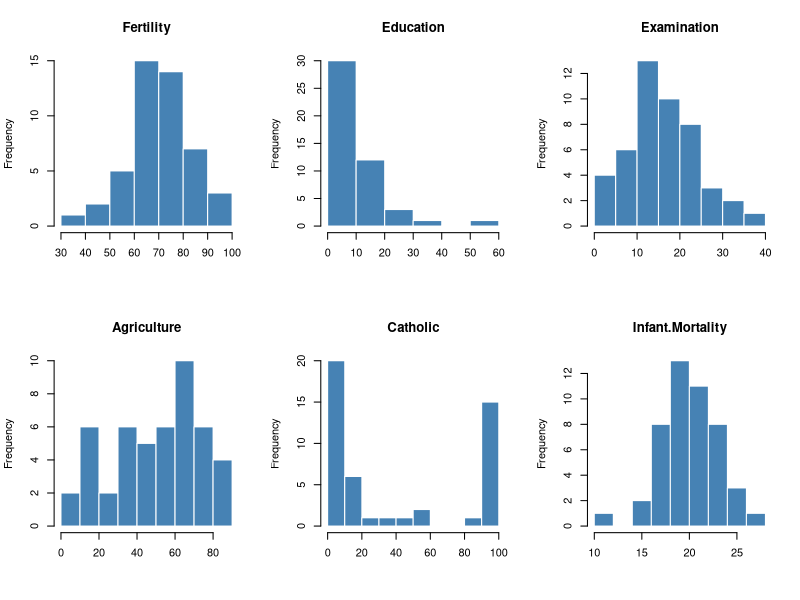
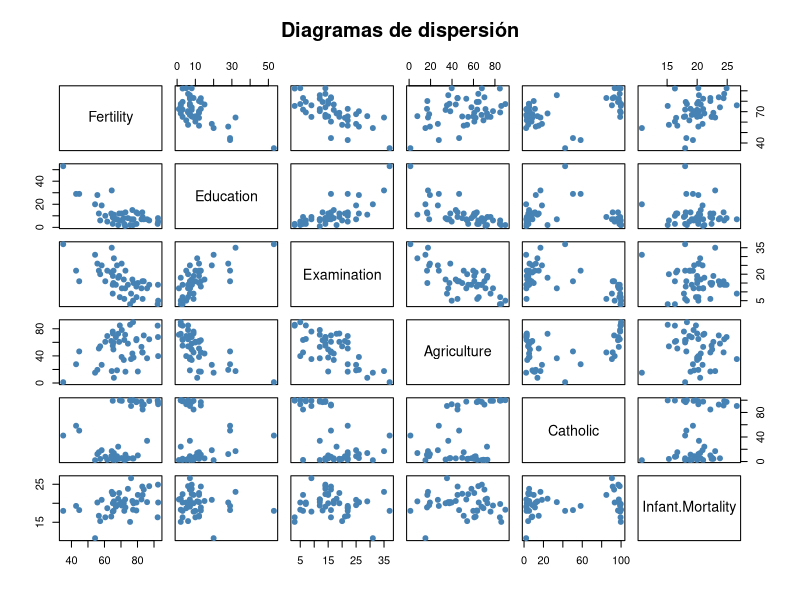
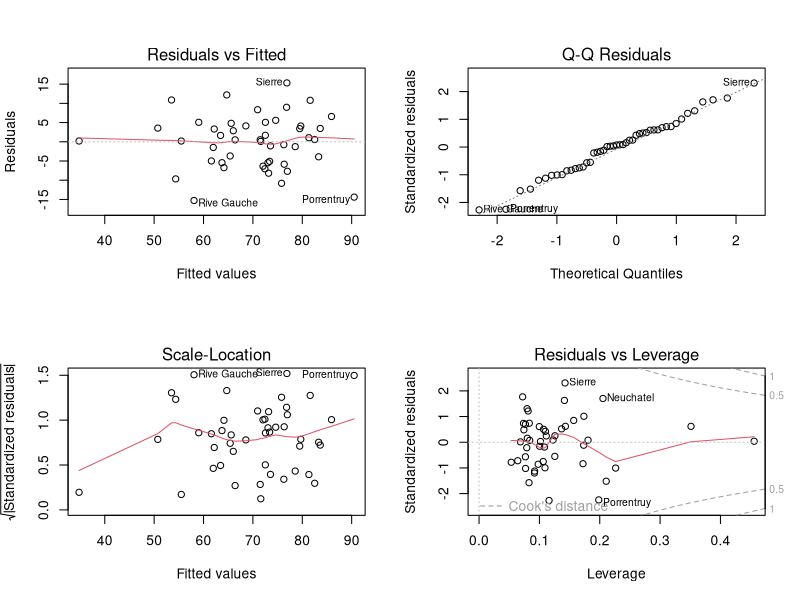
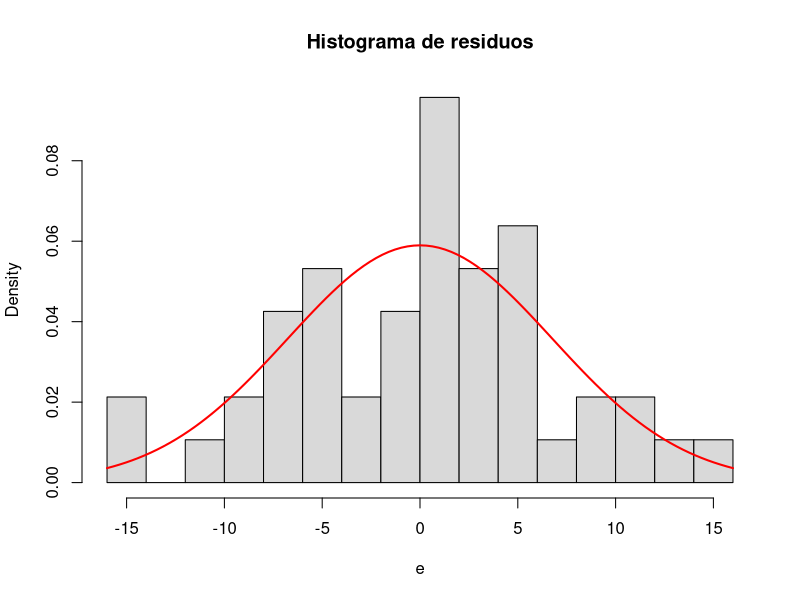

Generate these figures, in order, with R:
# =====================================================================
# Econometría II - Examen Parcial I (2026)
# Modelo de corte transversal: determinantes de la FECUNDIDAD
# Datos: 'swiss' (viene incluido en R, no hay que descargar nada)
#        47 provincias francófonas de Suiza, c. 1888
# =====================================================================

# ---- Paquetes (se instalan solos si faltan) --------------------------
for (p in c("lmtest", "car")) {
  if (!requireNamespace(p, quietly = TRUE)) install.packages(p)
  library(p, character.only = TRUE)
}

# =====================================================================
# (a) ESPECIFICACIÓN DEL MODELO
# =====================================================================
# Teoría: modelo de fecundidad de Becker (cantidad vs. calidad de hijos)
# y transición demográfica.
#
# Fertility        : índice de fecundidad general (Ig), variable dependiente
# Education        : % de reclutas con educación más allá de la primaria (-)
#                    Más capital humano -> mayor costo de oportunidad del
#                    tiempo -> menos hijos, más "calidad".
# Examination      : % de reclutas con nota más alta en el examen militar (-)
#                    Proxy de nivel/calidad educativa y modernización.
# Agriculture      : % de hombres ocupados en agricultura (+)
#                    Los hijos son mano de obra en economías agrarias.
#                    (OJO: en estos datos suele salir negativo; si pasa,
#                    coméntelo como hallazgo contrario a la teoría.)
# Catholic         : % de población católica (+)
#                    Normas culturales pro-natalistas.
# Infant.Mortality : nacidos vivos que mueren antes del año, % (+)
#                    Efecto "reemplazo/seguro": más mortalidad infantil ->
#                    más nacimientos para compensar.
#
# Modelo poblacional:
# Fertility_i = b0 + b1*Education_i + b2*Examination_i + b3*Agriculture_i
#               + b4*Catholic_i + b5*Infant.Mortality_i + u_i
#
# Signos esperados: b1<0, b2<0, b3>0, b4>0, b5>0
# Hipótesis (por coeficiente):  H0: bj = 0   vs   H1: bj != 0

data(swiss)
datos <- swiss
cat("\nObservaciones:", nrow(datos), "\n")
str(datos)

# =====================================================================
# (b) ANÁLISIS DESCRIPTIVO CON TESTS ESTADÍSTICOS
# =====================================================================
vars <- c("Fertility", "Education", "Examination",
          "Agriculture", "Catholic", "Infant.Mortality")
X <- datos[, vars]

asimetria <- function(x) { m <- mean(x); mean((x - m)^3) / (mean((x - m)^2))^1.5 }
curtosis  <- function(x) { m <- mean(x); mean((x - m)^4) / (mean((x - m)^2))^2 }

desc <- data.frame(
  Media    = sapply(X, mean),
  Mediana  = sapply(X, median),
  DesvEst  = sapply(X, sd),
  CV       = sapply(X, function(x) sd(x) / mean(x)),
  Min      = sapply(X, min),
  Max      = sapply(X, max),
  Asimetria = sapply(X, asimetria),
  Curtosis  = sapply(X, curtosis),
  ShapiroW = sapply(X, function(x) shapiro.test(x)$statistic),
  ShapiroP = sapply(X, function(x) shapiro.test(x)$p.value)
)
cat("\n--- Estadísticos descriptivos y test de normalidad (Shapiro-Wilk) ---\n")
print(round(desc, 4))
# H0 Shapiro: la variable es normal. p < 0.05 -> se rechaza normalidad.

cat("\n--- Matriz de correlaciones ---\n")
print(round(cor(X), 3))

cat("\n--- Test de correlación de Pearson de cada X con Fertility ---\n")
for (v in vars[-1]) {
  ct <- cor.test(X$Fertility, X[[v]])
  cat(sprintf("%-17s r = %6.3f  t = %6.3f  p-valor = %.4f\n",
              v, ct$estimate, ct$statistic, ct$p.value))
}

# Gráficos descriptivos
par(mfrow = c(2, 3))
for (v in vars) hist(X[[v]], main = v, xlab = "", col = "steelblue", border = "white")
par(mfrow = c(1, 1))
pairs(X, main = "Diagramas de dispersión", pch = 19, col = "steelblue")

# =====================================================================
# (c) ESTIMACIÓN DE LOS PARÁMETROS (MCO)
# =====================================================================
modelo <- lm(Fertility ~ Education + Examination + Agriculture +
               Catholic + Infant.Mortality, data = datos)
res <- summary(modelo)
cat("\n--- Resultados de la estimación MCO ---\n")
print(res)
cat("\nIntervalos de confianza al 95%:\n")
print(round(confint(modelo), 4))

# =====================================================================
# (d) TABLA ANOVA
# =====================================================================
y    <- datos$Fertility
n    <- nobs(modelo)
k    <- length(coef(modelo)) - 1          # regresores (sin constante)
gl_r <- n - k - 1
SCT  <- sum((y - mean(y))^2)
SCE  <- sum((fitted(modelo) - mean(y))^2) # suma de cuadrados explicada
SCR  <- sum(resid(modelo)^2)              # suma de cuadrados residual
CME  <- SCE / k
CMR  <- SCR / gl_r
Fcal <- CME / CMR

anova_tab <- data.frame(
  Fuente = c("Regresión", "Residual", "Total"),
  SC     = c(SCE, SCR, SCT),
  gl     = c(k, gl_r, n - 1),
  CM     = c(CME, CMR, NA),
  F      = c(Fcal, NA, NA),
  Pvalor = c(pf(Fcal, k, gl_r, lower.tail = FALSE), NA, NA)
)
cat("\n--- Tabla ANOVA ---\n")
print(anova_tab, digits = 5, row.names = FALSE, na.print = "")
cat(sprintf("\nR2 = %.4f | R2 ajustado = %.4f | Error estándar residual = %.4f\n",
            res$r.squared, res$adj.r.squared, sqrt(CMR)))

# =====================================================================
# (e) SIGNIFICANCIA INDIVIDUAL (test t)
# =====================================================================
# H0: bj = 0  vs  H1: bj != 0   | Rechazo si |t| > t crítico
alfa <- 0.05
tcrit <- qt(1 - alfa / 2, gl_r)
tab_t <- data.frame(
  Coef      = coef(modelo),
  ErrorEst  = res$coefficients[, 2],
  t_calc    = res$coefficients[, 3],
  t_crit    = tcrit,
  Pvalor    = res$coefficients[, 4],
  Decision  = ifelse(abs(res$coefficients[, 3]) > tcrit,
                     "Rechaza H0 (significativo)", "No rechaza H0")
)
signo_esp <- c(NA, "-", "-", "+", "+", "+")
tab_t$SignoEsperado <- signo_esp
tab_t$SignoObtenido <- ifelse(coef(modelo) > 0, "+", "-")
cat("\n--- Significancia individual (alfa = 5%) ---\n")
print(round_df <- within(tab_t, {
  Coef <- round(Coef, 4); ErrorEst <- round(ErrorEst, 4)
  t_calc <- round(t_calc, 3); t_crit <- round(t_crit, 3)
  Pvalor <- round(Pvalor, 4)
}))

# =====================================================================
# (f) SIGNIFICANCIA GLOBAL (test F)
# =====================================================================
# H0: b1 = b2 = b3 = b4 = b5 = 0   vs   H1: al menos un bj != 0
Fcrit <- qf(1 - alfa, k, gl_r)
cat("\n--- Significancia global ---\n")
cat(sprintf("F calculado = %.3f | F crítico (%d, %d; 5%%) = %.3f | p-valor = %.6f\n",
            Fcal, k, gl_r, Fcrit, pf(Fcal, k, gl_r, lower.tail = FALSE)))
cat(ifelse(Fcal > Fcrit,
           "Decisión: se rechaza H0 -> el modelo es globalmente significativo.\n",
           "Decisión: no se rechaza H0 -> el modelo no es globalmente significativo.\n"))

# =====================================================================
# (g) VERIFICACIÓN DE SUPUESTOS
# =====================================================================
e <- resid(modelo)

# 1. Normalidad de los residuos (H0: normales)
cat("\n=== 1. Normalidad de los errores ===\n")
print(shapiro.test(e))
S <- asimetria(e); K <- curtosis(e)
JB <- n / 6 * (S^2 + (K - 3)^2 / 4)
cat(sprintf("Jarque-Bera = %.4f | p-valor = %.4f\n", JB, 1 - pchisq(JB, 2)))

# 2. Homocedasticidad (H0: varianza constante)
cat("\n=== 2. Homocedasticidad ===\n")
print(bptest(modelo))                                   # Breusch-Pagan

# Fix for '0 (non-NA) cases' error in White's test with bptest
# Create a data frame for White's test variables explicitly
white_test_data <- data.frame(
  res_sq = resid(modelo)^2,
  fitted_vals = fitted(modelo),
  fitted_vals_sq = fitted(modelo)^2
)
# Run bptest with the new data frame for White's test (auxiliary regression on fitted values and their squares)
print(bptest(res_sq ~ fitted_vals + fitted_vals_sq, data = white_test_data))  # tipo White

print(gqtest(modelo, order.by = ~ fitted(modelo)))      # Goldfeld-Quandt

# 3. Multicolinealidad (VIF > 10 problemático; > 5 alerta)
cat("\n=== 3. Multicolinealidad (VIF) ===\n")
print(round(vif(modelo), 3))

# 4. Especificación funcional (H0: forma funcional correcta)
cat("\n=== 4. Especificación (RESET de Ramsey) ===\n")
print(resettest(modelo, power = 2:3, type = "fitted"))

# 5. Media cero de los errores
cat("\n=== 5. Media de los residuos ===\n")
cat("Media =", format(mean(e), scientific = TRUE), " | t-test p-valor =",
    round(t.test(e, mu = 0)$p.value, 4), "\n")

# 6. Observaciones influyentes
cat("\n=== 6. Observaciones influyentes ===\n")
cook <- cooks.distance(modelo)
cat("Cook > 4/n:\n"); print(round(cook[cook > 4 / n], 4))

# Gráficos de diagnóstico
par(mfrow = c(2, 2)); plot(modelo); par(mfrow = c(1, 1))
hist(e, breaks = 12, freq = FALSE, col = "grey85", main = "Histograma de residuos")
curve(dnorm(x, mean(e), sd(e)), add = TRUE, col = "red", lwd = 2)

# 7. Si hay heterocedasticidad: errores estándar robustos (HC3)
cat("\n=== Errores estándar robustos (HC3), por si falla homocedasticidad ===\n")
print(coeftest(modelo, vcov. = hccm(modelo, type = "hc3")))

# Nota: autocorrelación (Durbin-Watson) no aplica en corte transversal
# porque el orden de las observaciones no tiene significado.
